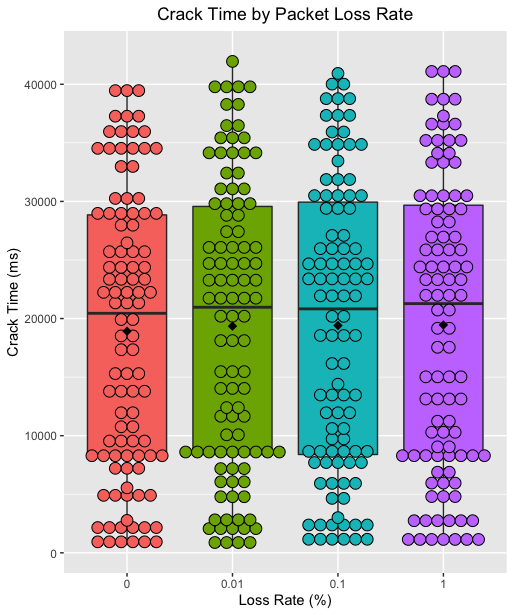

The R source for this figure:
library(ggplot2)
library(plyr)

loss0 <- read.csv("loss0d0", header=FALSE)
loss.01 <- read.csv("lossx01d0", header=FALSE)
loss.1 <- read.csv("lossx1d0", header=FALSE)
loss1 <- read.csv("loss1xd0", header=FALSE)


names <- c('time', 'loss')
loss0 <-data.frame(loss0, rep(0, 100))
colnames(loss0) <- names
loss.01 <-data.frame(loss.01, rep(.01, 100))
colnames(loss.01) <- names
loss.1 <-data.frame(loss.1, rep(.1, 100))
colnames(loss.1) <- names
loss1 <-data.frame(loss1, rep(1, 100))
colnames(loss1) <- names


df <- rbind(loss0, loss.01, loss.1, loss1)
df$loss <- as.factor(df$loss)


# dot plot with colors
p<-ggplot(df, aes(x=loss, y=time, fill=loss))+
  geom_boxplot() +
  geom_dotplot(binaxis='y', stackdir='center', binwidth = 1000) +
  ggtitle("Crack Time by Packet Loss Rate") +
  xlab("Loss Rate (%)") + ylab("Crack Time (ms)") +
  theme(plot.title = element_text(hjust = 0.5)) +
  stat_summary(fun.y=mean, geom="point", shape=18,size=3, color='black') +
  stat_summary(fun.y = mean, color = "black", geom = "line", size=.5)+
  theme(legend.position = "none")

p
